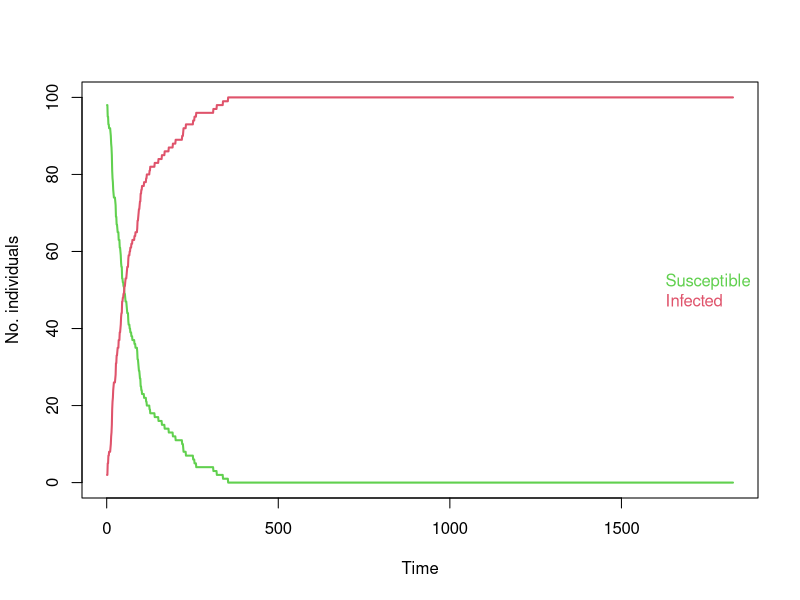
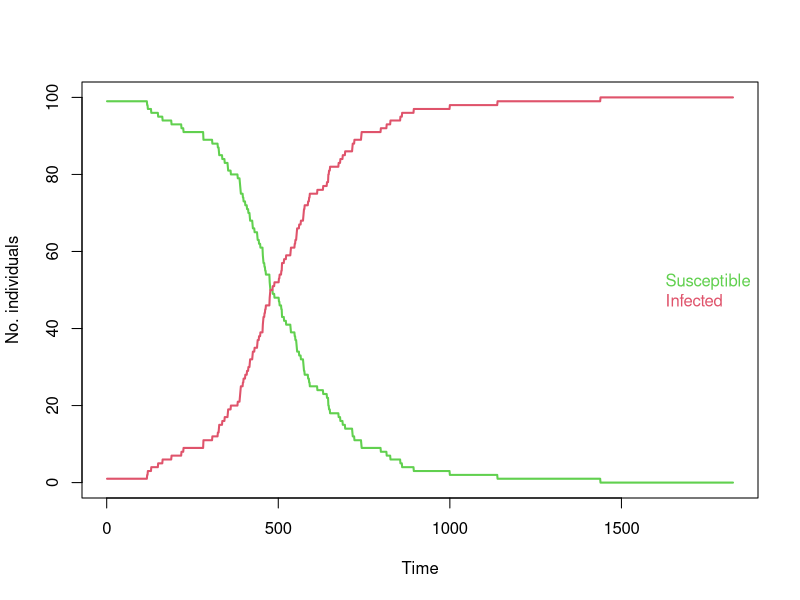
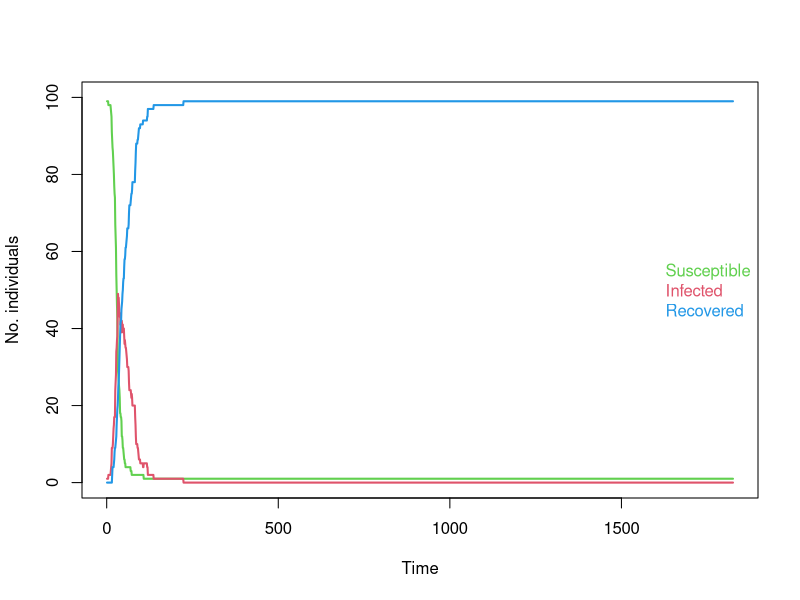
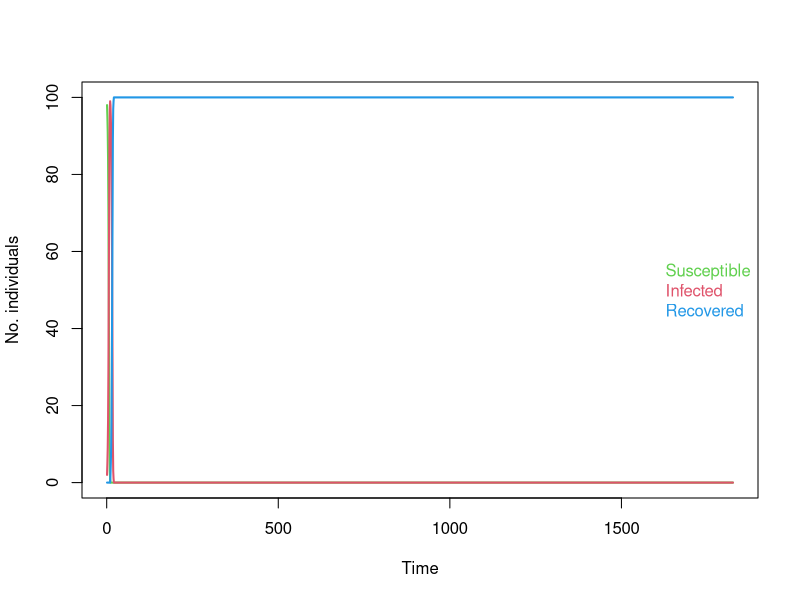
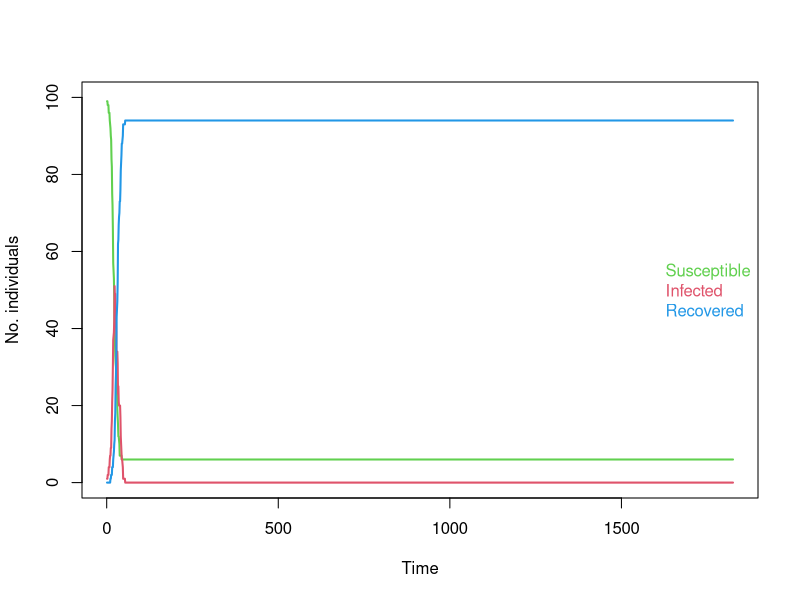

Write the R code that produced these figures, in order.
## ---- chunk 1
## This code along with the makefile allows us to show solutions conditional on file type
set.seed(2022-07-22)
solution_start <- function(){
	rv <- ""
	if(!params$solutions & !solution_current){
		if(params$latex) rv <- "\\begin{comment}" else rv <- "<!--"
		knitr::opts_chunk$set(eval = FALSE)
		solution_current <<- TRUE
	}
	return(rv)
}
solution_end <- function(){
	rv <- ""
	if(!params$solutions & solution_current){
		if(params$latex) rv <- "\\end{comment}" else rv <- "-->"
		knitr::opts_chunk$set(eval = TRUE)
		solution_current <<- FALSE
	}
	return(rv)
}
solution_current <- FALSE
## ---- chunk 2
set.seed(250)

n_cows <- 100

# Create the farm:
farm <- data.frame(id =1:n_cows,
                   age=round(runif(n_cows,730,1642)),
                   infected=0)

# We start by initially infected one cow - the first one:
farm$infected[1] <- 1

# We set the probability of infection:
ProbInfection <- 0.01

# We want to simulate 5 years:
end_time <- 5 * 365

# Collect the mean age of the cows in herd over time:
age_collect <- numeric(end_time)

# Collect the number of susceptible and infected animals at each time point:
inf_collect <- data.frame(susceptible=rep(0,end_time), infected=rep(0, end_time))

for (t in seq_len(end_time))
{

    # Identify the cows that are not infected (susceptible):
    PotInf       <- which(farm$infected==0)
    # Draw randomly which of the cows that should be (newly) infected:
    NewInf       <- PotInf[rbinom(length(PotInf),1,prob=ProbInfection)==1]
    # If there are new infections, then we infect them:
    if(length(NewInf)>0) farm$infected[NewInf] <- 1

   # Add one day to the age of all the animals, for each simulated:
   farm$age <- farm$age + 1

   # Save the daily mean age of all cows:
   age_collect[t] <- mean(farm$age)
   
   # Save the number of susceptible and infected:
   sus <- length(farm$infected[farm$infected==0])
   inf <- length(farm$infected[farm$infected==1])
   inf_collect[t,1] <- sus
   inf_collect[t,2] <- inf
}

## ---- chunk 3

plot(inf_collect$susceptible, type="l", lwd=2, col=3, xlab="Time", ylab="No. individuals", ylim=c(0,n_cows))
lines(inf_collect$infected, type="l", lwd=2, col=2)
legend("right", text.col=c(3,2), legend=c("Susceptible", "Infected"), 
       bty="n")

## ---- chunk 4
set.seed(250)

n_cows <- 100

# Create the farm:
farm <- data.frame(id =1:n_cows,
                   age=round(runif(n_cows,730,1642)),
                   infected=0)

# We start by initially infected one cow - the first one:
farm$infected[1] <- 1

# We set the probability of infection:
Beta <- 0.01

# We want to simulate 5 years:
end_time <- 5 * 365

# Collect the mean age of the cows in herd over time:
age_collect <- numeric(end_time)

# Collect the number of susceptible and infected animals at each time point:
inf_collect <- data.frame(susceptible=rep(0,end_time), infected=rep(0, end_time))

for (t in seq_len(end_time))
{
    # We update the ProbInf within the model:
    ProbInfection <- Beta * sum(farm$infected==1) / n_cows

    # Identify the cows that are not infected (susceptible):
    PotInf       <- which(farm$infected==0)
    # Draw randomly which of the cows that should be (newly) infected:
    NewInf       <- PotInf[rbinom(length(PotInf),1,prob=ProbInfection)==1]
    # If there are new infections, then we infect them:
    if(length(NewInf)>0) farm$infected[NewInf] <- 1

   # Add one day to the age of all the animals, for each simulated:
   farm$age <- farm$age + 1

   # Save the daily mean age of all cows:
   age_collect[t] <- mean(farm$age)
   
   # Save the number of susceptible and infected:
   sus <- length(farm$infected[farm$infected==0])
   inf <- length(farm$infected[farm$infected==1])
   inf_collect[t,1] <- sus
   inf_collect[t,2] <- inf
}


plot(inf_collect$susceptible, type="l", lwd=2, col=3, xlab="Time", ylab="No. individuals", ylim=c(0,n_cows))
lines(inf_collect$infected, type="l", lwd=2, col=2)
legend("right", text.col=c(3,2), legend=c("Susceptible", "Infected"), 
       bty="n")

## ---- chunk 5
set.seed(250)

n_cows <- 100

# Create the farm:
farm <- data.frame(id =1:n_cows,
                   age=round(runif(n_cows,730,1642)),
                   infected=0)

# We now have three compartments in the "infected" column:
# 0 = Susceptible
# 1 = Infected
# 2 = Recovered

# We start by initially infected one cow - the first one:
farm$infected[1] <- 1

# We set the probability of infection:
Beta <- 0.19

# We set the probability of cure:
Gamma <- 0.03

# We want to simulate 5 years:
end_time <- 5 * 365

# Collect the mean age of the cows in herd over time:
age_collect <- numeric(end_time)

# Collect the number of susceptible and infected animals at each time point:
inf_collect <- data.frame(susceptible=rep(0,end_time), infected=rep(0, end_time), recovered=rep(0, end_time))

for (t in seq_len(end_time))
{
   # We update the ProbInf within the model:
   ProbInfection <- Beta * sum(farm$infected==1) / n_cows
   
   ### Infection ###
   
   # Identify the cows that are not infected (susceptible):
   PotInf       <- which(farm$infected==0)
   # Draw randomly which of the cows that should be (newly) infected:
   NewInf       <- PotInf[rbinom(length(PotInf),1,prob=ProbInfection)==1]
   # If there are new infections, then we infect them:
   if(length(NewInf)>0) farm$infected[NewInf] <- 1
   
   ### Recovery ###
   
   # Identify the cows that are infected:
   PotRec       <- which(farm$infected==1)
   # Draw randomly which of the cows that should recover:
   NewRec       <- PotRec[rbinom(length(PotRec),1,prob=Gamma)==1]
   # If there are any recoveries, they recover:
   if(length(NewRec)>0) farm$infected[NewRec] <- 2

   # Add one day to the age of all the animals, for each simulated:
   farm$age <- farm$age + 1
   
   # Save the daily mean age of all cows:
   age_collect[t] <- mean(farm$age)
   
   # Save the number of susceptible, infected and recovered:
   sus <- length(farm$infected[farm$infected==0])
   inf <- length(farm$infected[farm$infected==1])
   rec <- length(farm$infected[farm$infected==2])
   
   inf_collect[t,1] <- sus
   inf_collect[t,2] <- inf
   inf_collect[t,3] <- rec
}


plot(inf_collect$susceptible, type="l", lwd=2, col=3, xlab="Time", ylab="No. individuals", ylim=c(0,n_cows))
lines(inf_collect$infected, type="l", lwd=2, col=2)
lines(inf_collect$recovered, type="l", lwd=2, col=4)
legend("right", text.col=c(3,2, 4), legend=c("Susceptible", "Infected", "Recovered"), 
       bty="n")

## ---- chunk 6
set.seed(5)

n_cows <- 100

# Create the farm:
farm <- data.frame(id =1:n_cows,
                   age=round(runif(n_cows,730,1642)),
                   infected=0, infected_days=0)

# We now have three compartments in the "infected" column:
# 0 = Susceptible
# 1 = Infected
# 2 = Recovered

# We start by initially infected one cow - the first one:
farm$infected[1] <- 1

# We set the probability of infection:
Beta <- 0.85

# We set the length of the infectious period:
infectious_period <- 10

# We want to simulate 5 years:
end_time <- 5 * 365

# Collect the mean age of the cows in herd over time:
age_collect <- numeric(end_time)

# Collect the number of susceptible and infected animals at each time point:
inf_collect <- data.frame(susceptible=rep(0,end_time), infected=rep(0, end_time), recovered=rep(0, end_time))

for (t in seq_len(end_time))
{
   # We update the ProbInf within the model:
   ProbInfection <- Beta * sum(farm$infected==1) / n_cows
   
   ### Infection ###
   
   # Identify the cows that are not infected (susceptible):
   PotInf       <- which(farm$infected==0)
   # Draw randomly which of the cows that should be (newly) infected:
   NewInf       <- PotInf[rbinom(length(PotInf),1,prob=ProbInfection)==1]
   # If there are new infections, then we infect them:
   if(length(NewInf)>0) farm$infected[NewInf] <- 1
   
   # Identify the cows that have been infected for 10 days:
   Rec          <- which(farm$infected_days==infectious_period)
   # If there are any recoveries, they recover:
   if(length(Rec)>0) farm$infected[Rec] <- 2
   # And we set their infected counter to zero again:
   if(length(Rec)>0) farm$infected_days[Rec] <- 0

   # And update the infected days counter (at each time step):
   farm$infected_days[farm$infected==1] <- farm$infected_days[farm$infected==1] + 1

   
   ### Recovery ###

   # Add one day to the age of all the animals, for each simulated:
   farm$age <- farm$age + 1
   
   # Save the daily mean age of all cows:
   age_collect[t] <- mean(farm$age)
   
   # Save the number of susceptible, infected and recovered:
   sus <- length(farm$infected[farm$infected==0])
   inf <- length(farm$infected[farm$infected==1])
   rec <- length(farm$infected[farm$infected==2])

   inf_collect[t,1] <- sus
   inf_collect[t,2] <- inf
   inf_collect[t,3] <- rec
}


plot(inf_collect$susceptible, type="l", lwd=2, col=3, xlab="Time", ylab="No. individuals", ylim=c(0,n_cows))
lines(inf_collect$infected, type="l", lwd=2, col=2)
lines(inf_collect$recovered, type="l", lwd=2, col=4)
legend("right", text.col=c(3,2, 4), legend=c("Susceptible", "Infected", "Recovered"), 
       bty="n")

## ---- chunk 7
library("R6")

## Define the farm class:
Farm <- R6Class("Farm",

  # Private objects that we can only see within the class:
  private = list(
    
    # The number of cows:
    n_cows = 0L,
    
    # The age of replacement heifers:
    age_heifer = 0L,
    
    # The age at which animals are replaced:
    age_replacement = 0L,
    
    # Beta:
    beta = 0.0,
    
    # Number of infected days:
    max_infected_days = 0L,
    
    # The data frame of cows:
    cows = data.frame(id = numeric(0),
                      age = numeric(0),
                      infected = numeric(0),
                      infected_days = numeric(0)),
    
    # The current time:
    time = 0L,
    
    # A private method to update age:
    update_age = function() {
      
		  # If cows reach the age of age_replacement, they are replaced with a new cow that is age_heifer days old:
      private$cows$age[private$cows$age>=private$age_replacement] <- private$age_heifer

		  private$cows$age <- private$cows$age + 1L

    },
    
    # A private method to update disease:
    update_disease = function() {
      
      ## Work out which animals move between compartments:

		  # Update prob_inf partly using a method we define below:
		  ProbInfection <- private$beta * self$get_totals()["infected"] / private$n_cows
		  
      # Identify the cows that are not infected (susceptible):
      PotInf <- which(private$cows$infected==0)
      # Draw randomly which of the cows that should be (newly) infected:
      NewInf <- PotInf[rbinom(length(PotInf),1,prob=ProbInfection)==1]

      # Identify the cows that have been infected for 10 days so will recover:
      Rec <- which(private$cows$infected_days >= private$max_infected_days)
  	  
      
		  ## Then move animals between compartments
		  
      # If there are new infections, then we infect them:
      if(length(NewInf)>0){
        private$cows$infected[NewInf] <- 1
        private$cows$infected_days[NewInf] <- 0
      }

      # If there are any recoveries, they recover and we set their infected counter to zero again:
      if(length(Rec)>0) {
        private$cows$infected[Rec] <- 2
        private$cows$infected_days[Rec] <- 0
      }

		  ## Then update the infected days counter:
      private$cows$infected_days[private$cows$infected==1] <- private$cows$infected_days[private$cows$infected==1] + 1

    }
    
  ),
                              
  # The public methods:
	public = list(

	  # An initialize method is mandatory:
		initialize = function(n_cows, age_heifer = 730, age_replacement = 1642, beta = 0.01, infected_days=10L) {
		  
		  # Set the number of cows:
		  private$n_cows <- n_cows
		  
		  # Store the ages using the public method we provide below:
		  self$set_replacement_ages(age_heifer = age_heifer, age_replacement = age_replacement)
		  
		  # Store beta:
		  self$set_beta(beta)
		  
		  # Store infected_days:
		  self$set_infected_days(infected_days)
		                
		  # Set the data frame of cows:
		  private$cows <- data.frame(id = 1:n_cows, 
		                  age = round(runif(n_cows,age_heifer,age_replacement)),
                      infected = 0,
                      infected_days = 0)
		  
		  # Set the time:
		  private$time <- 1L
		  
		},

		# A set method for the replacement ages:
		set_replacement_ages = function(age_heifer = NULL, age_replacement = NULL) {
		  if(!is.null(age_heifer)) private$age_heifer <- age_heifer
		  if(!is.null(age_replacement)) private$age_replacement <- age_replacement
		},

		# A set method for beta:
		set_beta = function(beta) {
		  private$beta <- beta
		},
		
		# A set method for infected_days:
		set_infected_days = function(infected_days) {
		  private$max_infected_days <- infected_days
		},
		
		# An infect method to change the status of a single cow:
		infect = function(cow) {
		  
		  private$cows$infected[cow] <- 1L
		  private$cows$infected_days[cow] <- 0L
		  
		},
		
		# An update method for a single time step:
		update = function() {
		  
		  ## First some sanity checks to help find bugs:
		  stopifnot(all(private$cows$infected %in% c(0,1,2)))
		  stopifnot(all(private$cows$infected_days >= 0))

		  ## Then update disease:
		  private$update_disease()
		  
		  ## Then update ages:
		  private$update_age()

		  ## Then increment the time:
  	  private$time <- private$time + 1L

		},

		# A method to get the current cows:
		get_cows = function() {
		  
		  return(private$cows)
		  
		},
		
		# A method to get the current average age:
		get_mean_age = function() {
		  
		  mean_age <- mean(private$cows$age)
		  return(mean_age)
		  
		},
		
		# A method to get the number of susceptible, infected and recovered:
		get_totals = function() {
		  
		  stopifnot(all(private$cows$infected %in% c(0,1,2)))
		  rv <- c(
		    susceptible = sum(private$cows$infected==0L),
		    infected = sum(private$cows$infected==1L),
		    recovered = sum(private$cows$infected==2L)
		  )
		  
		  return(rv)
		  
		}

	)
)
## ---- chunk 8
# Create a new object, specifying beta explicitly so that it is more interesting:
farm <- Farm$new(n_cows = 100L, beta = 0.25)

end_time <- 5 * 365
age_collect <- numeric(end_time)
inf_collect <- data.frame(susceptible=rep(0,end_time), infected=rep(0, end_time), recovered=rep(0, end_time))

# First we must initialise infection in animal 1:
farm$infect(1L)

# Then we can loop over the other time points:
for (t in seq_len(end_time)) {
  
   # Update the object:
   farm$update()

   # Save the daily mean age of all cows:
   age_collect[t] <- farm$get_mean_age()

   # Save the infection statuses:
   inf_collect[t,1:3] <- farm$get_totals()
}

plot(inf_collect$susceptible, type="l", lwd=2, col=3, xlab="Time", ylab="No. individuals", ylim=c(0,n_cows))
lines(inf_collect$infected, type="l", lwd=2, col=2)
lines(inf_collect$recovered, type="l", lwd=2, col=4)
legend("right", text.col=c(3,2, 4), 
       legend=c("Susceptible", "Infected", "Recovered"), bty="n")
